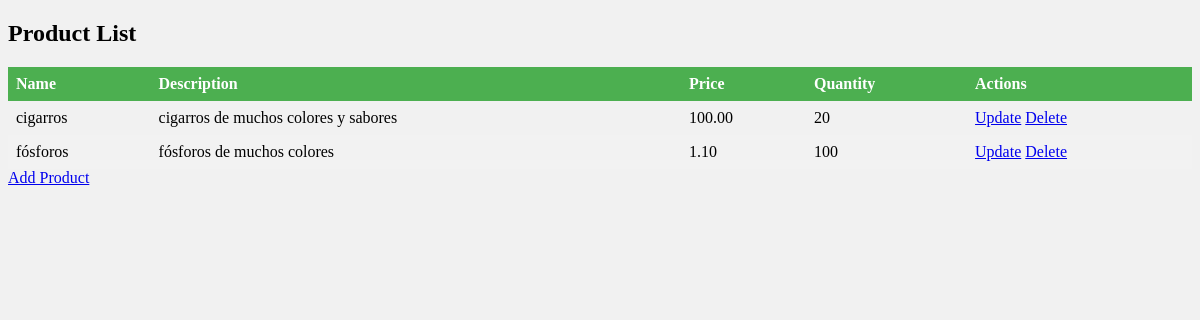
The app's page /inv/, older data.
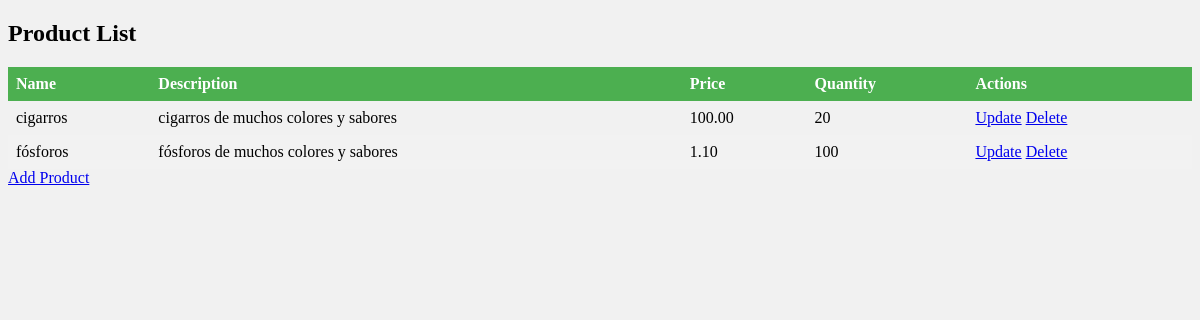
The same page, newer data.
### inv/models.py (models this page shows, shortened)
class Product(models.Model):
    name = models.CharField(max_length=100)
    description = models.TextField()
    price = models.DecimalField(max_digits=10, decimal_places=2)
    quantity = models.IntegerField()

### inv/views.py (the view)
# urls.py: path('', views.product_list, name='product_list'),
def product_list(request):
    products = Product.objects.all()
    return render(request, 'inv/product_list.html', {'products': products})

### inv/templates/inv/product_list.html
{% extends 'base.html' %}
{% block content %}
  <h2>Product List</h2>
  <table>
    <thead>
      <tr>
        <th>Name</th>
        <th>Description</th>
        <th>Price</th>
        <th>Quantity</th>
        <th>Actions</th>
      </tr>
    </thead>
    <tbody>
      {% for product in products %}
        <tr>
          <td>{{ product.name }}</td>
          <td>{{ product.description }}</td>
          <td>{{ product.price }}</td>
          <td>{{ product.quantity }}</td>
          <td>
            <a href="{% url 'product_update' pk=product.pk %}">Update</a>
            <a href="{% url 'product_delete' pk=product.pk %}">Delete</a>
          </td>
        </tr>
      {% empty %}
        <tr>
          <td colspan="5">No products found.</td>
        </tr>
      {% endfor %}
    </tbody>
  </table>
  <a href="{% url 'product_create' %}">Add Product</a>
{% endblock %}

Row changes from the older to the newer data that the page shows:
changed Product "fósforos": description "fósforos de muchos colores" → "fósforos de muchos colores y sabores"
